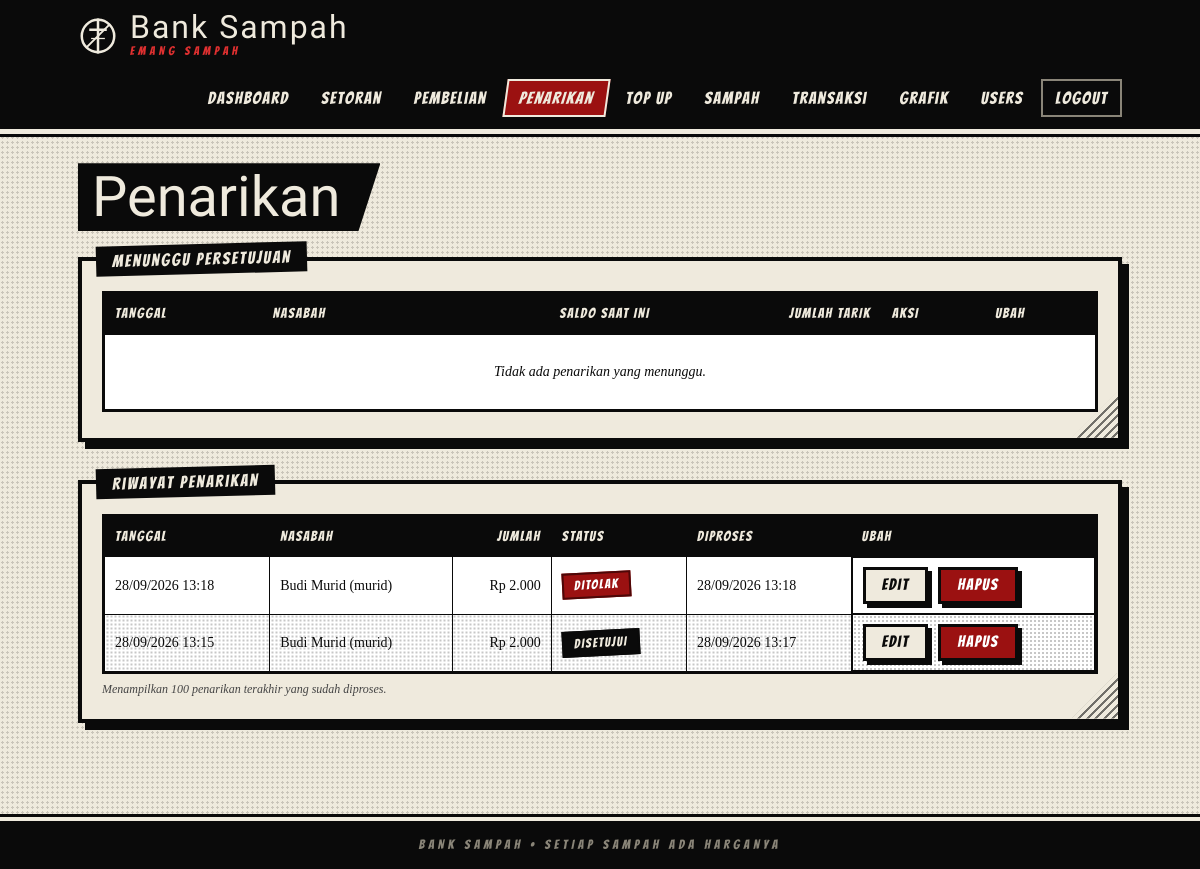
Screenshot of /admin/tarik.php (signed in) with the database file from the repository.
### tables this page shows
CREATE TABLE `penarikan` (
  `id_tarik` int(11) NOT NULL,
  `id_user` int(11) NOT NULL,
  `jumlah` decimal(12,2) NOT NULL,
  `status` enum('pending','disetujui','ditolak') DEFAULT 'pending',
  `tanggal` datetime DEFAULT current_timestamp(),
  `tanggal_proses` datetime DEFAULT NULL
);

CREATE TABLE `users` (
  `id_user` int(11) NOT NULL,
  `nama` varchar(100) NOT NULL,
  `username` varchar(50) NOT NULL,
  `password` varchar(255) NOT NULL,
  `role` enum('admin','nasabah','pengepul') NOT NULL,
  `tipe_nasabah` enum('guru','murid') DEFAULT NULL,
  `saldo` decimal(12,2) DEFAULT 0.00
);

### admin/tarik.php (the view, shortened to what this page needs)
<?php
require_once "../config/transaksi.php";
$dasar = "SELECT t.*, u.nama, u.tipe_nasabah, u.saldo
          FROM penarikan t
          JOIN users u ON t.id_user = u.id_user";
$pending = mysqli_query($koneksi, "$dasar WHERE t.status = 'pending'  ORDER BY t.tanggal ASC");
$riwayat = mysqli_query($koneksi, "$dasar WHERE t.status <> 'pending' ORDER BY t.tanggal DESC LIMIT 100");
layout_awal('Penarikan');
?>
<section class="panel">
    <h3>Menunggu Persetujuan</h3>
    <div class="tabel-wrap">
    <table>
        <thead><tr>
            <th>Tanggal</th><th>Nasabah</th><th class="angka">Saldo Saat Ini</th>
            <th class="angka">Jumlah Tarik</th><th>Aksi</th><th>Ubah</th>
        </tr></thead>
        <tbody>
        <?php $ada = false; while ($r = mysqli_fetch_assoc($pending)) { $ada = true; ?>
        <?php } if (!$ada) echo '<tr><td colspan="6" class="kosong">Tidak ada penarikan yang menunggu.</td></tr>'; ?>
        </tbody>
    </table>
    </div>
</section>
<section class="panel">
    <h3>Riwayat Penarikan</h3>
    <div class="tabel-wrap">
    <table>
        <thead><tr>
            <th>Tanggal</th><th>Nasabah</th><th class="angka">Jumlah</th>
            <th>Status</th><th>Diproses</th><th>Ubah</th>
        </tr></thead>
        <tbody>
        <?php $ada = false; while ($r = mysqli_fetch_assoc($riwayat)) { $ada = true; ?>
        <tr>
            <td><?= tgl($r['tanggal']) ?></td>
            <td><?= h($r['nama']) ?> (<?= h($r['tipe_nasabah']) ?>)</td>
            <td class="angka"><?= rp($r['jumlah']) ?></td>
            <td><?= badge($r['status']) ?></td>
            <td><?= tgl($r['tanggal_proses']) ?></td>
            <td class="aksi"><?= tombol_ubah('penarikan', $r['id_tarik']) ?></td>
        </tr>
        <?php } if (!$ada) echo '<tr><td colspan="6" class="kosong">Belum ada riwayat penarikan.</td></tr>'; ?>
        </tbody>
    </table>
    </div>
    <p class="catatan">Menampilkan 100 penarikan terakhir yang sudah diproses.</p>
</section>
<?php layout_akhir(); ?>

### config/layout.php (shortened to what this page needs)
<?php
function h($s)   { return htmlspecialchars((string)($s ?? ''), ENT_QUOTES, 'UTF-8'); }
function rp($n)  { return 'Rp ' . number_format((float)$n, 0, ',', '.'); }
function tgl($t) { return $t ? date('d/m/Y H:i', strtotime($t)) : '-'; }
function badge($s) {
    $s = in_array($s, ['pending', 'disetujui', 'ditolak'], true) ? $s : 'pending';
    return '<span class="badge ' . $s . '">' . $s . '</span>';
}
function menu_role($role) {
    $m = [
        'admin' => [
            ['Dashboard', 'admin/dashboard.php'], ['Setoran', 'admin/setoran.php'],
            ['Pembelian', 'admin/pembelian.php'], ['Penarikan', 'admin/tarik.php'],
            ['Top Up', 'admin/topup_pengepul.php'],
            ['Sampah', 'admin/sampah.php'], ['Transaksi', 'admin/transaksi.php'],
            ['Grafik', 'admin/grafik.php'], ['Users', 'admin/users.php'],
        ],
        'nasabah' => [
            ['Dashboard', 'nasabah/dashboard.php'], ['Setor', 'nasabah/setor.php'],
            ['Tarik', 'nasabah/tarik.php'], ['Riwayat', 'nasabah/riwayat.php'],
        ],
        'pengepul' => [
            ['Dashboard', 'pengepul/dashboard.php'], ['Beli', 'pengepul/beli.php'],
            ['Riwayat', 'pengepul/riwayat.php'],
        ],
    ];
    return $m[$role] ?? [];
}
function sigil($kelas = '') {
    return '<svg class="' . $kelas . '" viewBox="0 0 64 64" fill="none" stroke="currentColor" stroke-width="4" stroke-linecap="square">'
         . '<circle cx="32" cy="32" r="26"/><path d="M32 6V58"/><path d="M20 22H44"/>'
         . '<path d="M14 50L50 14" stroke-width="3"/><path d="M22 36H42" stroke-width="2"/></svg>';
}
function layout_awal($judul, $login = false) {
    $user = $_SESSION['user'] ?? null;
    ?>
<!DOCTYPE html>
<html lang="id">
<head>
<link rel="stylesheet" href="<?= BASE_URL ?>/assets/style.css">
</head>
<body class="<?= $login ? 'login' : '' ?>">
<header class="topbar">
    <div class="topbar-in">
        <a class="brand" href="<?= BASE_URL ?>/<?= h($user['role'] ?? 'login') ?>/dashboard.php">
            <?= sigil() ?>
            <span><b>Bank Sampah</b><small>EMANG SAMPAH</small></span>
        </a>
        <?php if ($user) { ?>
        <nav class="nav">
            <?php
            $cur = $_SERVER['SCRIPT_NAME'];
            foreach (menu_role($user['role']) as [$nama, $path]) {
                $aktif = dirname($cur) === dirname(BASE_URL . '/' . $path)
                      && explode('_', basename($cur, '.php'))[0] === explode('_', basename($path, '.php'))[0];
                echo '<a href="' . BASE_URL . '/' . $path . '"' . ($aktif ? ' class="aktif"' : '') . '>' . $nama . '</a>';
            }
            ?>
            <a class="keluar" href="<?= BASE_URL ?>/logout.php">Logout</a>
        </nav>
        <?php } ?>
    </div>
</header>
<main class="wrap">
<h2 class="judul"><?= h($judul) ?></h2>
<?php
}
function layout_akhir($login = false) {
    ?>
</main>
<footer class="foot">BANK SAMPAH &bull; SETIAP SAMPAH ADA HARGANYA</footer>
</body>
</html>
<?php
}

### config/transaksi.php (shortened to what this page needs)
<?php
require_once __DIR__ . "/layout.php";
function trx_meta($jenis) {
    static $semua = [
        'setoran' => [
            'tabel' => 'setoran', 'kunci' => 'id_setoran', 'halaman' => 'setoran',
            'label' => 'Setoran', 'kolom' => 'berat_kg', 'judul_input' => 'Berat (kg)',
            'detail' => "SELECT x.*, u.nama AS pihak, sm.jenis AS nama_sampah
                         FROM setoran x
                         JOIN users u   ON x.id_user = u.id_user
                         JOIN sampah sm ON x.id_sampah = sm.id_sampah
                         WHERE x.id_setoran = ?",
            'pesan' => [
                'disetujui' => "Setoran disetujui. Saldo nasabah dan stok bertambah, saldo admin berkurang %s.",
                'ditolak'   => "Setoran ditolak.",
            ],
        ],
        'pembelian' => [
            'tabel' => 'pembelian', 'kunci' => 'id_beli', 'halaman' => 'pembelian',
            'label' => 'Pembelian', 'kolom' => 'berat_kg', 'judul_input' => 'Berat (kg)',
            'detail' => "SELECT x.*, u.nama AS pihak, sm.jenis AS nama_sampah
                         FROM pembelian x
                         JOIN users u   ON x.id_pengepul = u.id_user
                         JOIN sampah sm ON x.id_sampah = sm.id_sampah
                         WHERE x.id_beli = ?",
            'pesan' => [
                'disetujui' => "Pembelian disetujui. Stok berkurang dan saldo admin bertambah %s.",
                'ditolak'   => "Pembelian ditolak. Saldo pengepul dikembalikan %s.",
            ],
        ],
        'penarikan' => [
            'tabel' => 'penarikan', 'kunci' => 'id_tarik', 'halaman' => 'tarik',
            'label' => 'Penarikan', 'kolom' => 'jumlah', 'judul_input' => 'Jumlah (Rp)',
            'detail' => "SELECT x.*, u.nama AS pihak
                         FROM penarikan x
                         JOIN users u ON x.id_user = u.id_user
                         WHERE x.id_tarik = ?",
            'pesan' => [
                'disetujui' => "Penarikan disetujui. Saldo nasabah dipotong %s.",
                'ditolak'   => "Penarikan ditolak.",
            ],
        ],
    ];
    return $semua[$jenis];
}
    ?>
<?php
function tombol_ubah($jenis, $id) {
    $h = trx_meta($jenis)['halaman'];
    return '<a class="btn terang" href="' . $h . '_edit.php?id=' . (int)$id . '">Edit</a>'
         . '<form action="' . $h . '_hapus.php" method="POST" class="inline"'
         . ' onsubmit="return confirm(\'Hapus data ini? Saldo dan stok akan disesuaikan kembali.\')">'
         . csrf_field()
         . '<input type="hidden" name="id" value="' . (int)$id . '">'
         . '<button type="submit" class="bahaya">Hapus</button></form>';
}

### rows the page displays
penarikan: tanggal "28/09/2026 13:18", id_user.nama "Budi Murid", id_user.tipe_nasabah "murid", jumlah "Rp 2.000", status "DITOLAK", tanggal_proses "28/09/2026 13:18"
penarikan: tanggal "28/09/2026 13:15", id_user.nama "Budi Murid", id_user.tipe_nasabah "murid", jumlah "Rp 2.000", status "DISETUJUI", tanggal_proses "28/09/2026 13:17"

### other values shown
$nama "Dashboard"
$nama "Setoran"
$nama "Pembelian"
$nama "Penarikan"
$nama "Top Up"
$nama "Sampah"
$nama "Transaksi"
$nama "Grafik"
$nama "Users"
$judul "Penarikan"
